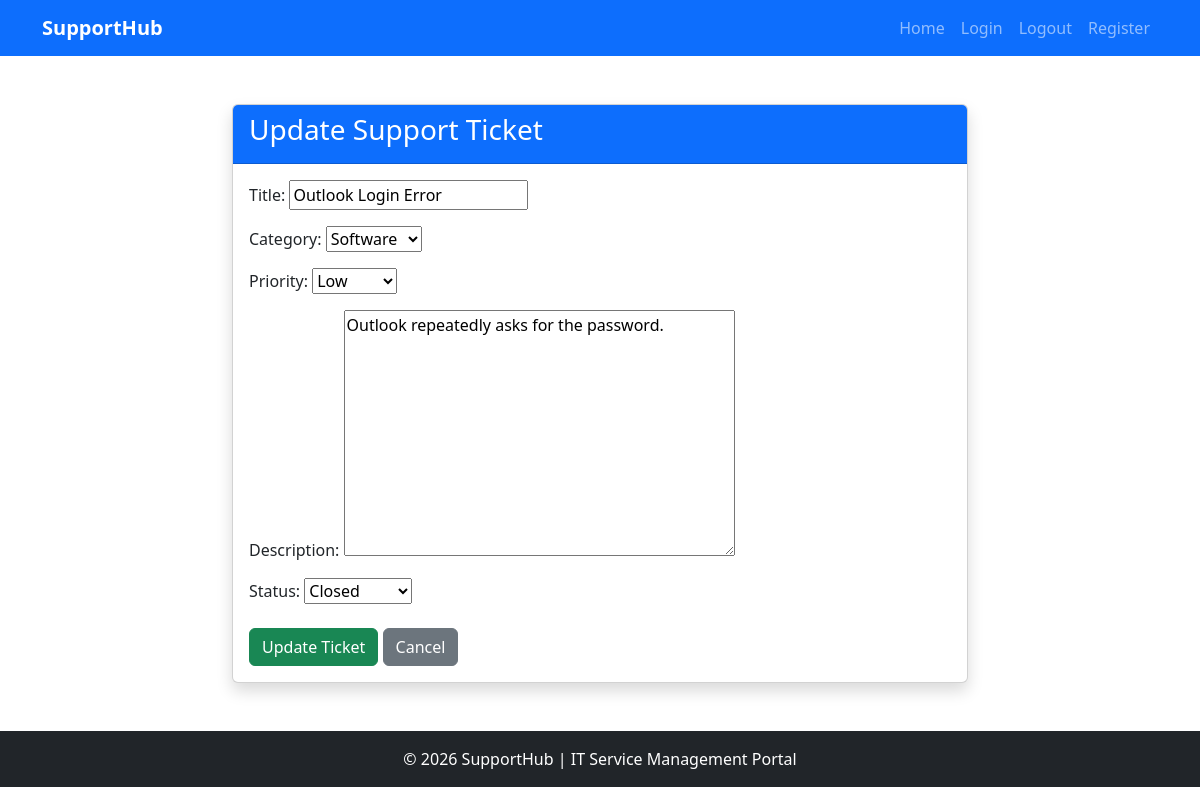
Screenshot of /update-ticket/1/ (signed in) with the database file from the repository.
### tickets/models.py (models this page shows, shortened)
class Ticket(models.Model):
    CATEGORY_CHOICES = [
        ("Hardware", "Hardware"),
        ("Software", "Software"),
        ("Network", "Network"),
        ("Other", "Other"),
    ]
    PRIORITY_CHOICES = [
        ("Low", "Low"),
        ("Medium", "Medium"),
        ("High", "High"),
    ]
    STATUS_CHOICES = [
        ("Open", "Open"),
        ("In Progress", "In Progress"),
        ("Closed", "Closed"),
    ]
    title = models.CharField(max_length=200)
    category = models.CharField(max_length=50, choices=CATEGORY_CHOICES)
    priority = models.CharField(max_length=20, choices=PRIORITY_CHOICES)
    description = models.TextField()
    status = models.CharField(
        max_length=20,
        choices=STATUS_CHOICES,
        default="Open"
    )
    created_at = models.DateTimeField(auto_now_add=True)

### tickets/views.py (the view)
@login_required
def update_ticket(request, ticket_id):
    ticket = get_object_or_404(Ticket, id=ticket_id)
    if request.method == "POST":
        form = TicketForm(request.POST, instance=ticket)
        if form.is_valid():
            form.save()
            return redirect("ticket_list")
    else:
        form = TicketForm(instance=ticket)
    return render(
        request,
        "update_ticket.html",
        {"form": form, "ticket": ticket}
    )

### tickets/forms.py
class TicketForm(forms.ModelForm):
    class Meta:
        model = Ticket
        fields = [
            "title",
            "category",
            "priority",
            "description",
            "status",
        ]

### templates/update_ticket.html (shortened to what this page needs)
{% extends 'base.html' %}
{% block content %}
<div class="row justify-content-center">
    <div class="col-lg-8">
        <div class="card shadow">
            <div class="card-header bg-primary text-white">
                <h3>Update Support Ticket</h3>
            </div>
            <div class="card-body">
                <form method="POST">
                    {{ form.as_p }}
                    <div class="mt-4">
                        <button
                            type="submit"
                            class="btn btn-success">
                            Update Ticket
                        </button>
                        <a
                            href="{% url 'ticket_list' %}"
                            class="btn btn-secondary">
                            Cancel
                        </a>
                    </div>
                </form>
            </div>
        </div>
    </div>
</div>
{% endblock %}

### rows the page displays
Ticket: title "Outlook Login Error", category "Software", priority "Low", description "Outlook repeatedly asks for the password.", status "Closed"
